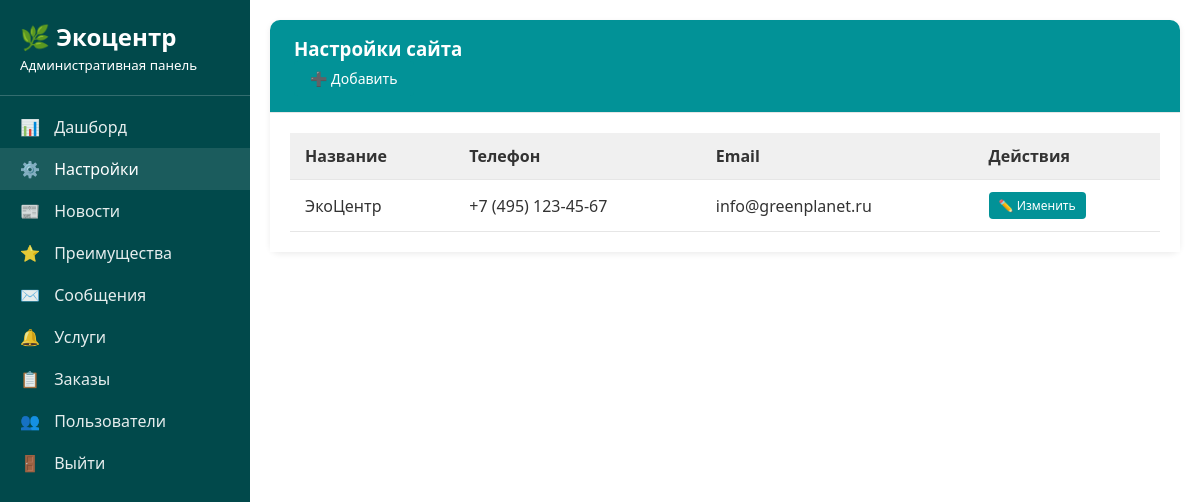
The app's page /myadmin/site-settings/ (signed in) with its own data.
### core/models.py (models this page shows, shortened)
class SiteSetting(models.Model):
    name = models.CharField(max_length=100)
    logo = models.ImageField(upload_to='site/')
    phone = models.CharField(max_length=20)
    email = models.EmailField()
    address = models.TextField()
    about = models.TextField()
    mission = models.TextField()
    facebook = models.URLField(blank=True, null=True)
    instagram = models.URLField(blank=True, null=True)
    twitter = models.URLField(blank=True, null=True)

### custom_admin/views.py (the view)
# urls.py: path('site-settings/', views.site_setting_list, name='admin_sitesetting_list'),
@staff_required
def site_setting_list(request):
    setting = SiteSetting.objects.first()
    return render(request, 'admin/sitesetting/list.html', {'setting': setting})

### core/context_processors.py (called while the page is built)
def site_settings(request):
    settings = SiteSetting.objects.first()
    return {'settings': settings}

### custom_admin/views.py (called while the page is built)
def staff_required(view_func):
    return user_passes_test(lambda u: u.is_staff)(view_func)

### custom_admin/templates/admin/sitesetting/list.html
{% extends "admin/base.html" %}
{% block content %}
<div class="card">
    <div class="card-header">
        <h3 style="margin: 0;">Настройки сайта</h3>
        <a href="{% url 'admin_sitesetting_edit' 0 %}" class="btn btn-primary">
            <i class="fas fa-plus"></i> Добавить
        </a>
    </div>
    <div class="card-body">
        <table class="table">
            <thead>
                <tr>
                    <th>Название</th>
                    <th>Телефон</th>
                    <th>Email</th>
                    <th>Действия</th>
                </tr>
            </thead>
            <tbody>
                <tr>
                    <td>{{ setting.name }}</td>
                    <td>{{ setting.phone }}</td>
                    <td>{{ setting.email }}</td>
                    <td>
                        <a href="{% url 'admin_sitesetting_edit' setting.pk %}" class="btn btn-primary btn-sm">
                            <i class="fas fa-edit"></i> Изменить
                        </a>
                    </td>
                </tr>
            </tbody>
        </table>
    </div>
</div>
{% endblock %}

### custom_admin/templates/admin/base.html (style rules this page uses)
:root { --primary-color: #029297; --secondary-color: #01494b; --bg-color: #ffffff; }
body { font-family: 'Segoe UI', Tahoma, Geneva, Verdana, sans-serif; margin: 0; padding: 0; background-color: var(--bg-color); color: #333; }
.card { background: white; border-radius: 10px; box-shadow: 0 2px 6px rgba(0,0,0,0.08); margin-bottom: 20px; }
.card-header { padding: 16px 24px; border-bottom: 1px solid #e6e6e6; background-color: var(--primary-color); color: white; border-top-left-radius: 10px; border-top-right-radius: 10px; }
.card-body { padding: 20px; background-color: #ffffff; }
.table { width: 100%; border-collapse: collapse; }
.table th, .table td { padding: 12px 15px; text-align: left; border-bottom: 1px solid #e6e6e6; }
.table th { background-color: #f0f0f0; }
.btn { display: inline-block; padding: 8px 16px; border-radius: 4px; text-decoration: none; cursor: pointer; border: none; font-size: 14px; }
.btn-primary { background-color: var(--primary-color); color: white; }
.btn-sm { padding: 5px 10px; font-size: 12px; }

### records on screen
SiteSetting: name "ЭкоЦентр", phone "+7 (495) 123-45-67", email "info@greenplanet.ru"
